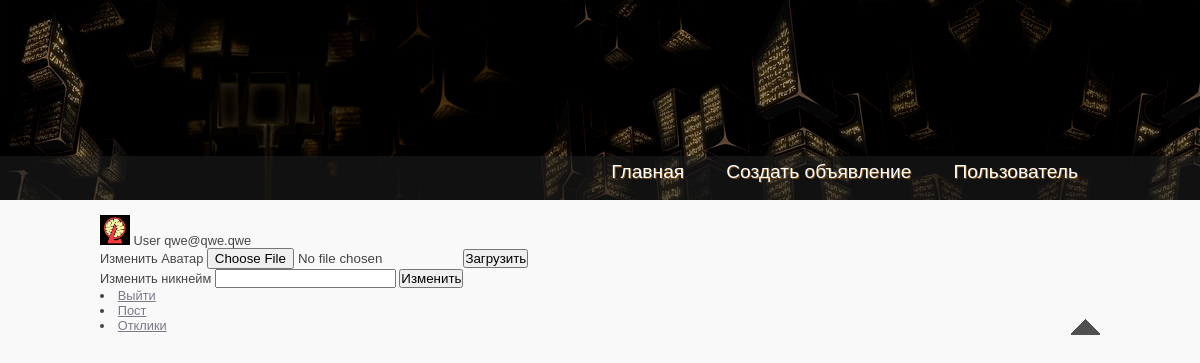
The page /user/ (signed in) on the database its author committed.
### forum/models.py (models this page shows, shortened)
class FUser(models.Model):
    name = models.CharField(max_length=32)
    email = models.OneToOneField(User, on_delete=models.CASCADE)
    avatar = models.ImageField(upload_to='', blank=True)

### accounts/views.py (the view, shortened to what this page needs)
# urls.py: path('', user, name='user'),
def user(request):
    template_name = "user.html"
    if request.user.is_anonymous:
        return redirect('/accounts/login/')
    fuser = FUser.objects.get(email=request.user)
    if request.method == 'GET':
        context = {
            'user': fuser,
            'user_form': UserForm,
        }
        return render(request, template_name, context)

### templates/user.html (shortened to what this page needs)
{% extends 'flatpages/default.html' %}
{% block content %}
    <img src="/media/{{ user.avatar }}" class="rounded-circle" width="30" height="30"/>
    {{ user.name }}
    {{ user.email.email }}
    <form action="" method="post" enctype="multipart/form-data">
        Изменить Аватар
        {{ user_form.avatar }}
        <input type="submit" value="Загрузить" />
    </form>
    <form action="" method="post">
        Изменить никнейм
        {{ user_form.name }}
        <input type="submit" value="Изменить" />
    </form>
            <li><a href="/accounts/logout/">Выйти</a></li>
            <li><a href="/user/post/">Пост</a></li>
            <li><a href="/user/reply/">Отклики</a></li>
{% endblock content %}

### static/css/asd.css (style rules this page uses)
html { height: 100%; }
* { margin: 0; padding: 0; }
body { font: normal .80em 'Droid Sans', arial, sans-serif; background: #F9F9F9; color: #444; }
img { border: 0; }
a, a:hover { outline: none; text-decoration: underline; color: #787888; }

### rows shown on the page
FUser: avatar (placeholder picture), name "User", email.email "qwe@qwe.qwe"
